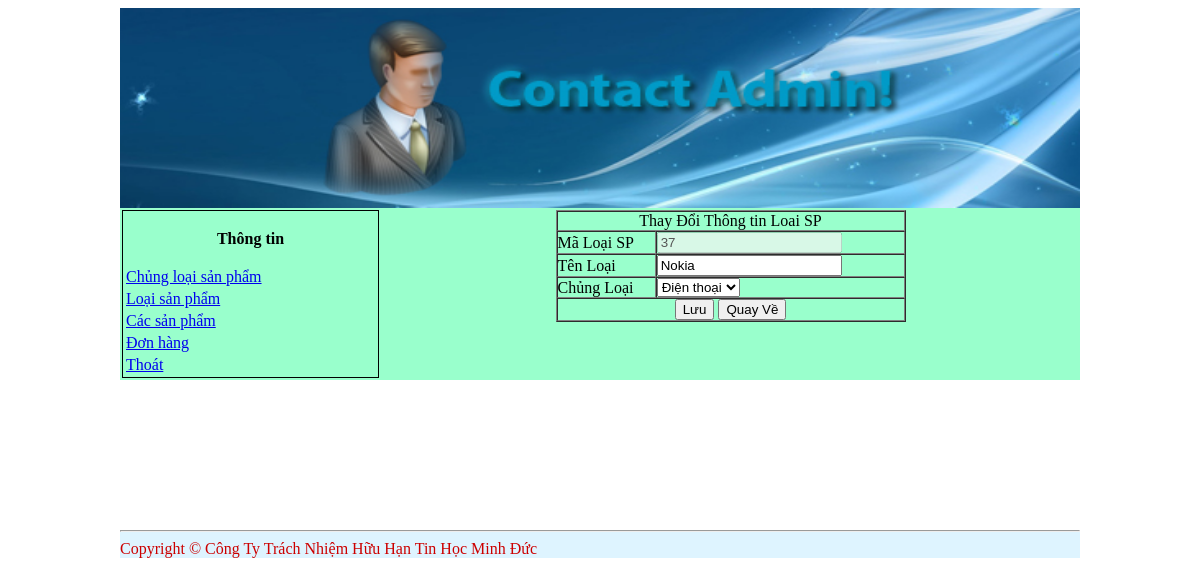
Page /admin/index.php?act=sualoaisp&id=37 (signed in) on the committed database.
### tables this page shows
CREATE TABLE IF NOT EXISTS `loaisp` (
  `idLoai` int(12) NOT NULL AUTO_INCREMENT,
  `idCL` int(12) NOT NULL DEFAULT '0',
  `TenLoai` varchar(100) NOT NULL DEFAULT '',
  `ThuTu` int(4) NOT NULL DEFAULT '1',
  `AnHien` int(1) NOT NULL DEFAULT '1',
  PRIMARY KEY (`idLoai`)
);

CREATE TABLE IF NOT EXISTS `chungloai` (
  `idCL` int(12) NOT NULL AUTO_INCREMENT,
  `TenCL` varchar(100) NOT NULL DEFAULT '',
  `ThuTu` int(4) NOT NULL DEFAULT '1',
  `AnHien` tinyint(1) NOT NULL DEFAULT '1',
  PRIMARY KEY (`idCL`)
);

### admin/sua_loaisp.php (the view, shortened to what this page needs)
<!DOCTYPE html PUBLIC "-//W3C//DTD XHTML 1.0 Transitional//EN" "http://www.w3.org/TR/xhtml1/DTD/xhtml1-transitional.dtd">
<html xmlns="http://www.w3.org/1999/xhtml">
<head>
</head>
<body>
<?php
  require_once("../dbcon.php");
  $idloai=$_GET["id"];
  $sql="select * from loaisp where idLoai='$idloai'";
  $kq=mysql_query($sql,$link);
  if (mysql_num_rows($kq)>0)
  {
  	$dong=mysql_fetch_array($kq);
	$idcl=$dong["idCL"];
	$idloai=$dong["idLoai"];
	$tenloai=$dong["TenLoai"];
  }
  else
  {
	$idcl="";
	$idloai="";
	$tenloai="";
  }
  ?>
<form action="luusua_loaisp.php" method="post" enctype="multipart/form-data" name="f">
<table width="350" border="1" align="center" cellpadding="0" cellspacing="0">
  <tr>
    <td colspan="2"><div align="center">Thay Đổi Thông tin Loai SP</div></td>
  </tr>
  <tr>
    <td width="100">Mã Loại SP</td>
    <td width="250">
	<input name="idloai" type="text" id="idloai" value="<?php echo $idloai; ?>" disabled >
	</td>
  </tr>
  <tr>
    <td width="100">Tên Loại</td>
    <td width="250"><input name="tenloai" type="text" id="tenloai" value="<?php echo $tenloai; ?>"></td>
  </tr>
   <tr>
   <td width="100">Chủng Loại</td>
    <td width="100"><select name="idchungloai" id="idchungloai">
<?php
	$idcloai="select * from chungloai";
	$kqcloai=mysql_query($idcloai,$link);
	while($dongcl=mysql_fetch_array($kqcloai))
  		{
?>
    	<option <?php if($dongcl["idCL"] == $idcl) echo "selected" ;?> value="<?php echo $dongcl["idCL"];?>"> <?php echo $dongcl["TenCL"];?> </option>
     	<?php } ?>
</select></td>
  </tr>
  <tr>
    <td colspan="2"><div align="center">
        <input type="submit" name="Submit" value="Lưu">
        <input type="button" name="Submit2" value="Quay Về" onClick="history.back()">
    </div></td>
  </tr>
</table>
</form>
</body>
</html>

### rows in the picture
loaisp: idloai "37", tenloai "Nokia", idchungloai "Điện thoại"
